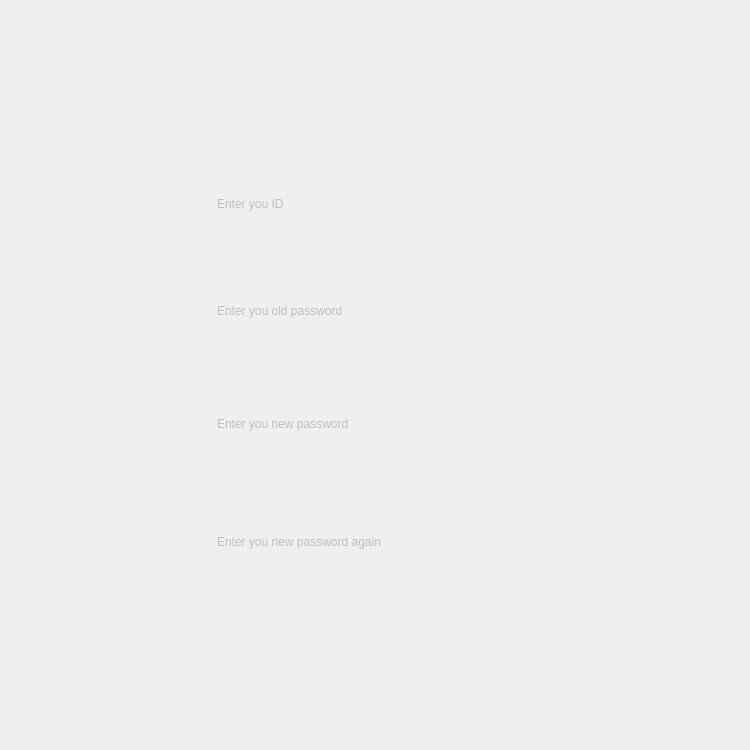
<?xml version="1.0" encoding="UTF-8"?>
<ui version="4.0">
 <class>changePasswordWindow</class>
 <widget class="QDialog" name="changePasswordWindow">
  <property name="geometry">
   <rect>
    <x>0</x>
    <y>0</y>
    <width>750</width>
    <height>750</height>
   </rect>
  </property>
  <property name="minimumSize">
   <size>
    <width>750</width>
    <height>750</height>
   </size>
  </property>
  <property name="maximumSize">
   <size>
    <width>750</width>
    <height>750</height>
   </size>
  </property>
  <property name="windowTitle">
   <string>change password</string>
  </property>
  <property name="windowIcon">
   <iconset resource="sources.qrc">
    <normaloff>:/Images/user (1).png</normaloff>:/Images/user (1).png</iconset>
  </property>
  <widget class="QLabel" name="label">
   <property name="geometry">
    <rect>
     <x>0</x>
     <y>0</y>
     <width>750</width>
     <height>750</height>
    </rect>
   </property>
   <property name="text">
    <string/>
   </property>
   <property name="pixmap">
    <pixmap resource="sources.qrc">:/Images/template_change password.png</pixmap>
   </property>
  </widget>
  <widget class="QPushButton" name="doneButton">
   <property name="geometry">
    <rect>
     <x>300</x>
     <y>606</y>
     <width>151</width>
     <height>61</height>
    </rect>
   </property>
   <property name="cursor">
    <cursorShape>PointingHandCursor</cursorShape>
   </property>
   <property name="styleSheet">
    <string notr="true">QPushButton{
background : transparent;
border-radius:10px;
}

QPushButton::hover{
background:rgba(255, 255, 255, 50);
}</string>
   </property>
   <property name="text">
    <string/>
   </property>
  </widget>
  <widget class="QLineEdit" name="IDarea">
   <property name="geometry">
    <rect>
     <x>200</x>
     <y>170</y>
     <width>431</width>
     <height>67</height>
    </rect>
   </property>
   <property name="styleSheet">
    <string notr="true">QLineEdit{
background:transparent;
border-radius:45px;
padding:15px;
	font: 700 10pt &quot;Segoe UI&quot;;
color:rgb(143, 142, 138);
}</string>
   </property>
   <property name="text">
    <string/>
   </property>
   <property name="placeholderText">
    <string>Enter you ID</string>
   </property>
  </widget>
  <widget class="QLineEdit" name="oldPass_area">
   <property name="geometry">
    <rect>
     <x>200</x>
     <y>277</y>
     <width>391</width>
     <height>67</height>
    </rect>
   </property>
   <property name="styleSheet">
    <string notr="true">QLineEdit{
background:transparent;
border-radius:45px;
padding:15px;
	font: 700 10pt &quot;Segoe UI&quot;;
color:rgb(143, 142, 138);
}</string>
   </property>
   <property name="text">
    <string/>
   </property>
   <property name="placeholderText">
    <string>Enter you old password</string>
   </property>
  </widget>
  <widget class="QLineEdit" name="newPass_area">
   <property name="geometry">
    <rect>
     <x>200</x>
     <y>390</y>
     <width>391</width>
     <height>67</height>
    </rect>
   </property>
   <property name="styleSheet">
    <string notr="true">QLineEdit{
background:transparent;
border-radius:45px;
padding:15px;
	font: 700 10pt &quot;Segoe UI&quot;;
color:rgb(143, 142, 138);
}</string>
   </property>
   <property name="text">
    <string/>
   </property>
   <property name="placeholderText">
    <string>Enter you new password</string>
   </property>
  </widget>
  <widget class="QLineEdit" name="againNewPass_area">
   <property name="geometry">
    <rect>
     <x>200</x>
     <y>508</y>
     <width>391</width>
     <height>67</height>
    </rect>
   </property>
   <property name="styleSheet">
    <string notr="true">QLineEdit{
background:transparent;
border-radius:45px;
padding:15px;
	font: 700 10pt &quot;Segoe UI&quot;;
color:rgb(143, 142, 138);
}</string>
   </property>
   <property name="text">
    <string/>
   </property>
   <property name="placeholderText">
    <string>Enter you new password again</string>
   </property>
  </widget>
  <widget class="QPushButton" name="showOldPass">
   <property name="geometry">
    <rect>
     <x>570</x>
     <y>300</y>
     <width>41</width>
     <height>29</height>
    </rect>
   </property>
   <property name="styleSheet">
    <string notr="true">QPushButton{
background : transparent;
border-radius:10px;
}

QPushButton::hover{
background:rgba(255, 255, 255, 50);
}</string>
   </property>
   <property name="text">
    <string/>
   </property>
  </widget>
  <widget class="QPushButton" name="showNewPass">
   <property name="geometry">
    <rect>
     <x>570</x>
     <y>410</y>
     <width>41</width>
     <height>29</height>
    </rect>
   </property>
   <property name="styleSheet">
    <string notr="true">QPushButton{
background : transparent;
border-radius:10px;
}

QPushButton::hover{
background:rgba(255, 255, 255, 50);
}</string>
   </property>
   <property name="text">
    <string/>
   </property>
  </widget>
  <widget class="QPushButton" name="showAgainNewPass">
   <property name="geometry">
    <rect>
     <x>570</x>
     <y>530</y>
     <width>41</width>
     <height>29</height>
    </rect>
   </property>
   <property name="styleSheet">
    <string notr="true">QPushButton{
background : transparent;
border-radius:10px;
}

QPushButton::hover{
background:rgba(255, 255, 255, 50);
}</string>
   </property>
   <property name="text">
    <string/>
   </property>
  </widget>
 </widget>
 <resources>
  <include location="sources.qrc"/>
 </resources>
 <connections/>
</ui>
